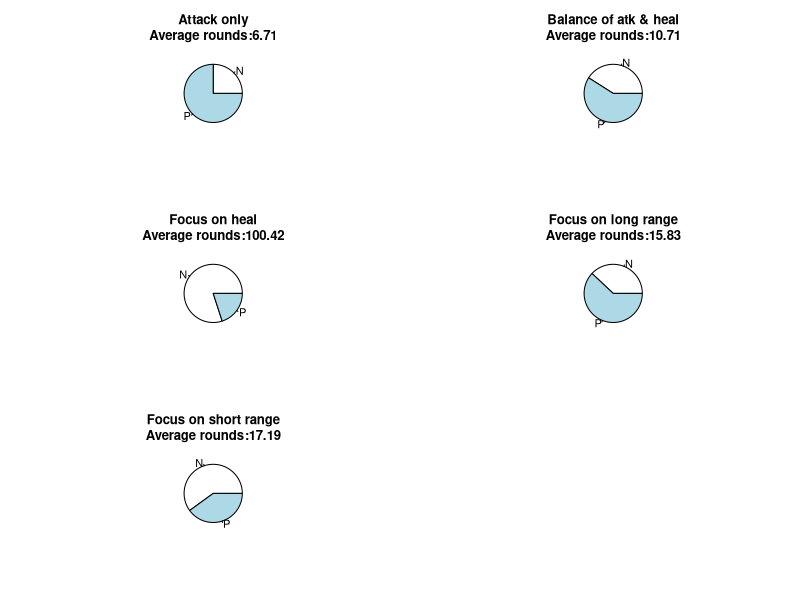

Reproduce this figure in R.
MAX_HP = 100
NUM_SIMULATION = 100

###################################
#     FUNCTION
####################################
shortRangeATK <- function(){
  return(sample(18:25, 1))
}

longRangeATK <- function(){
  return(sample(10:35, 1))
}

healRange <- function(){
  return(sample(18:25, 1))
}


initRound <- function(){
  dfBattle = data.frame(round=integer(), playerhp=integer(),npchp=integer(), playeraction=character(0), npcaction=character(0))
  dfBattle <- rbind(dfBattle, data.frame(round=0, playerhp=MAX_HP, npchp=MAX_HP, playeraction="init", npcaction="init"))  
}

####################################
fightRound <- function(dfBattle, playersimulation=list(short=c(1,2,3), long=c(4,5,6))){
  previousRound <- tail(dfBattle, 1)
  curRound <- as.integer(previousRound["round"])
  playerhp <- as.integer(previousRound["playerhp"])
  npchp <- as.integer(previousRound["npchp"])
  
  # Assume player always have the first move in a round
  nPlayerdice <- playerdicemove(dfBattle, playersimulation)
  # Neg# deal damage to opp, Pos# heal self
  if(nPlayerdice$value < 0){
    npchp <- max(0, npchp + nPlayerdice$value)
  }else{
    playerhp <- min(MAX_HP, playerhp + nPlayerdice$value)
  }  
  
  # Assuming player move at start of each round, requrie to check if npc still alive to perform additional action
  if(npchp <= 0){
    npcaction <- "End"
  }else{    
    nNpcdice <- npcdicemove(dfBattle)
    # Neg# deal damage to opp, Pos# heal self
    if(nNpcdice$value < 0){
      playerhp <- max(0, playerhp + nNpcdice$value)
    }else{
      npchp <- min(MAX_HP, npchp + nNpcdice$value)
    }
    npcaction <- paste0(nNpcdice$action,"|",nNpcdice$value)
  }
  
  
  dfBattle <- addRound(dfBattle, curRound+1, playerhp, npchp, paste0(nPlayerdice$action,"|",nPlayerdice$value), npcaction)
  return(dfBattle)
}

addRound <- function(dfBattle, newround, newplayerhp, newnpchp, newplayeraction, newnpcaction){  
  return (rbind(dfBattle,data.frame(round=newround, playerhp=newplayerhp, npchp=newnpchp, playeraction=newplayeraction, npcaction=newnpcaction)))
}

isEndRound <- function(dfBattle){
  previousRound <- tail(dfBattle, 1)
  if(0 >= previousRound["playerhp"] || 0 >= previousRound["npchp"]){
    return(TRUE)
  }else{
    return(FALSE)
  }
}

####################################
npcdicemove <- function(dfBattle){
  previousRound <- tail(dfBattle, 1)
  if(previousRound["npchp"] > 0.35 * MAX_HP){
    nChoice <- sample(1:3, 1)  
  }else{
    nChoice <- sample(1:4, 1)  
  }
  if(1==nChoice){
    return(list(action="short_atk", value=-1*shortRangeATK()))
  } else if (2==nChoice) {
    return(list(action="long_atk", value=-1*longRangeATK()))
  } else { # Ignore full hp, will still cast heal
    return(list(action="heal", value=healRange()))
  }  
}

playerdicemove <- function(dfBattle, playersimulation){
  #dfBattle not used for the moment
  nRandom <- sample(1:9, 1)
  
  #For short range probability
  if(nRandom %in% playersimulation$short){
    return(list(action="short_atk", value=-1*shortRangeATK()))
  }
  #For long range probability
  else if (nRandom %in% playersimulation$long){
    return(list(action="long_atk", value=-1*longRangeATK()))
  }
  #For heal probability (fall thru case) Ignore full hp, will still cast heal
  else{
    return(list(action="heal", value=healRange()))
  }
}

####################################
battleSummary <- function(dfBattle){
  # Who won
  szWinner = ""
  if(0==tail(dfBattle,1)$playerhp){
    szWinner = "N"
  }else if (0==tail(dfBattle,1)$npchp){
    szWinner = "P"
  }
  
  # Number of round
  nRound = nrow(dfBattle)-1
  
  return(list(winner=szWinner, rounds=nRound))
}

addBattleResult <- function(type,dfBattle){  
  lResult <- battleSummary(dfBattle)
  return (rbind(dfSimulation,data.frame(type=type, winner=lResult$winner, rounds=lResult$rounds)))
}

###################################
#     MAIN
####################################
# Type of player action
type0 = list(type="Balance of atk & heal", dicedata=list(short=c(1,2,3), long=c(4,5,6)))
type1 = list(type="Focus on short range", dicedata=list(short=c(1,2,3,4,5), long=c()))
type2 = list(type="Focus on long range", dicedata=list(short=c(), long=c(1,2,3,4,5)))
type3 = list(type="Attack only", dicedata=list(short=c(1,2,3,4,5), long=c(6,7,8,9)))
type4 = list(type="Focus on heal", dicedata=list(short=c(1), long=c(2)))
typelisting = list(type0, type1, type2 , type3, type4)

# Simulation run
dfSimulation <- data.frame(type=character(0), winnner=character(0) ,rounds=integer())
for (type in typelisting){  
  for(i in 1:NUM_SIMULATION){        
    dfBattle <- initRound()
    while(!isEndRound(dfBattle)){
      dfBattle <- fightRound(dfBattle, playersimulation=type$dicedata[])
    }
    dfSimulation <- addBattleResult(type$type,dfBattle)
  }
}

# Report generation
lSimType <- split(dfSimulation, dfSimulation$type)
pdf("samplereport.pdf")
par(mfrow = c(3, 2))  # 3 rows and 2 columns
for(type in lSimType){
  mean(type$rounds)
  szTitle = paste0(type$type[1], "\nAverage rounds:", mean(type$rounds))
  pie(table(type$winner), main=szTitle)
}
dev.off()